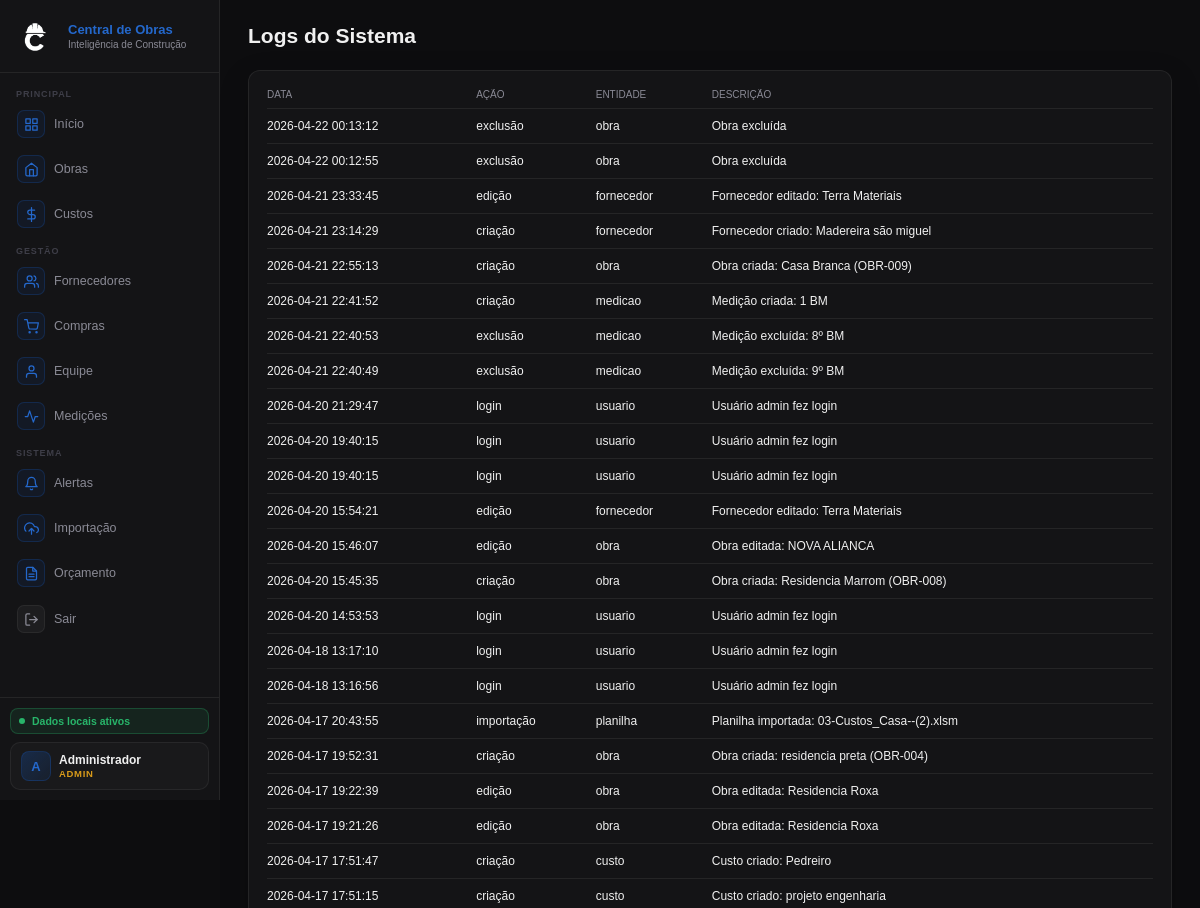
Before: /logs (signed in, upper part) with the older database file.
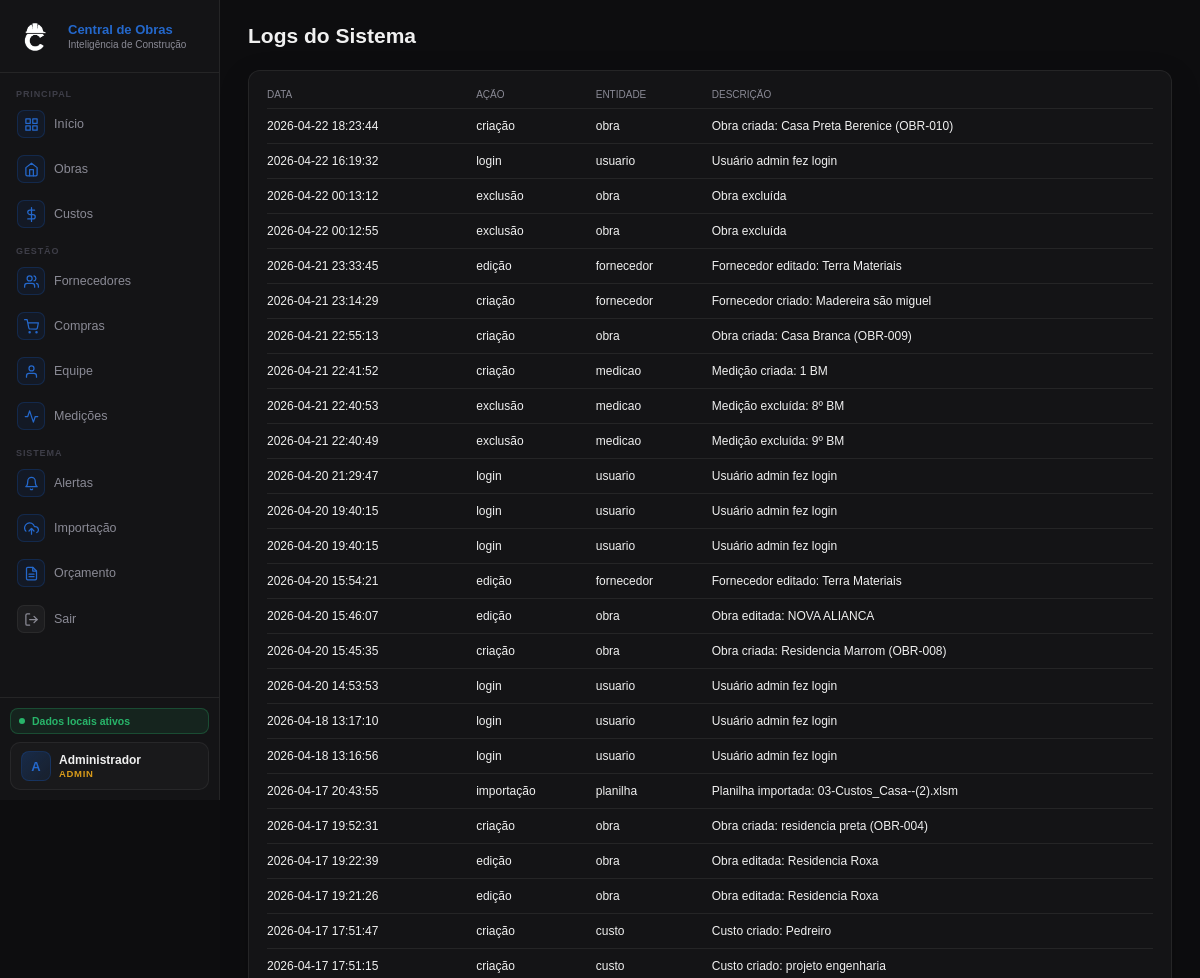
After: the same page with the newer database file.
### tables this page shows
CREATE TABLE logs (
    id INTEGER PRIMARY KEY AUTOINCREMENT,
    usuario_id INTEGER,
    acao TEXT,
    entidade TEXT,
    entidade_id INTEGER,
    descricao TEXT,
    data_hora DATETIME DEFAULT CURRENT_TIMESTAMP
);

### routes/dashboard_routes.py (the view)
@dashboard_bp.route("/logs")
def logs():
    if not usuario_logado() or not eh_leitura():
        return redirect(url_for("auth_bp.login"))
    logs_lista = query_all("SELECT * FROM logs ORDER BY data_hora DESC")
    return render_template("logs.html", logs=logs_lista)

### app.py (called while the page is built)
@app.context_processor
def inject_helpers():
    return dict(
        formatar_moeda=formatar_moeda,
        calcular_media_fornecedor=calcular_media_fornecedor,
        formatar_tipo_obra=formatar_tipo_obra,
        eh_admin=eh_admin,
        eh_gestor=eh_gestor,
        eh_leitura=eh_leitura,
        usuario_perfil=usuario_perfil,
    )

### auth.py (called while the page is built)
def usuario_logado():
    return "usuario_id" in session

def usuario_perfil():
    return session.get("usuario_perfil", "")

def eh_leitura():
    return usuario_perfil() in ["admin", "gestor", "leitura"]

### database.py (called while the page is built)
def get_connection():
    conn = sqlite3.connect(DB_PATH)
    conn.row_factory = sqlite3.Row
    return conn

def query_all(sql, params=()):
    conn = get_connection()
    cursor = conn.execute(sql, params)
    rows = cursor.fetchall()
    conn.close()
    return rows

### templates/logs.html (shortened to what this page needs)
{% extends "base.html" %}
{% block content %}
<div class="hdr">
    <h1>Logs do Sistema</h1>
</div>
<div class="card">
    <div class="tbl-wrap">
        <table>
            <thead>
                <tr>
                    <th>Data</th>
                    <th>Ação</th>
                    <th>Entidade</th>
                    <th>Descrição</th>
                </tr>
            </thead>
            <tbody>
                {% for log in logs %}
                <tr>
                    <td>{{ log.data_hora }}</td>
                    <td>{{ log.acao }}</td>
                    <td>{{ log.entidade }}</td>
                    <td>{{ log.descricao }}</td>
                </tr>
                {% endfor %}
            </tbody>
        </table>
    </div>
</div>
{% endblock %}

Changed rows visible on the page:
added logs: data_hora "2026-04-22 18:23:44", acao "criação", entidade "obra", descricao "Obra criada: Casa Preta Berenice (OBR-010)"
added logs: data_hora "2026-04-22 16:19:32", acao "login", entidade "usuario", descricao "Usuário admin fez login"
